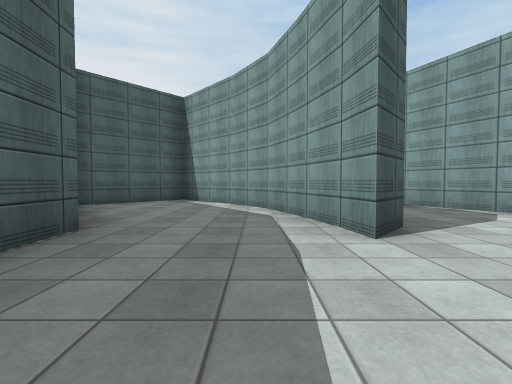
View 1 (above)

14 first-person views from a walk through a scene from a Unity 3-D project. The camera is 1.2 m above the floor, tilts 2° down and sees 85° across. The floor is counted in squares, 2.78 m on a side. Each view is taken from the middle of a square. On the plan, view 1 faces up. The plan holds only what a view shows up to about 9 squares ahead; the rest is blank. The place goes on beyond the plan. The player is left out. Surface patterns are stand-ins for the level's own textures.

View 2
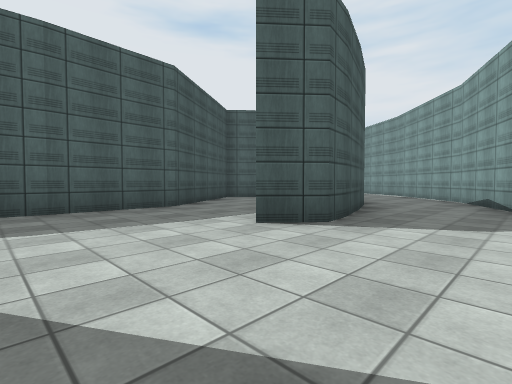

View 3
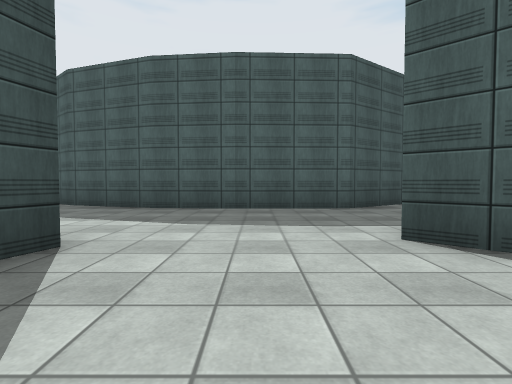

View 4
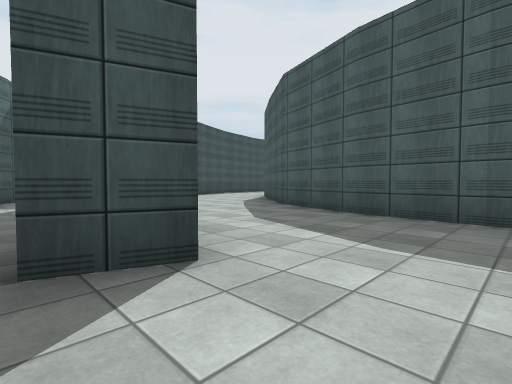

View 5
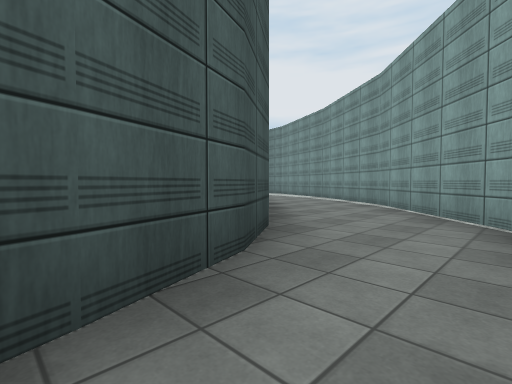

View 6
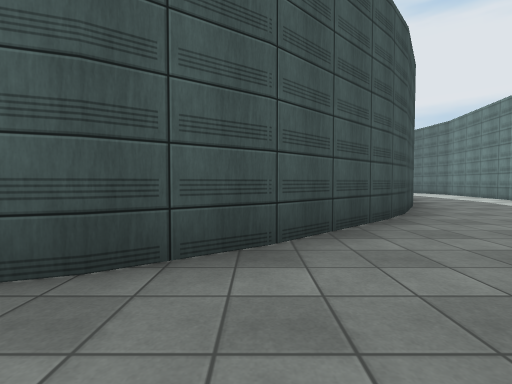

View 7
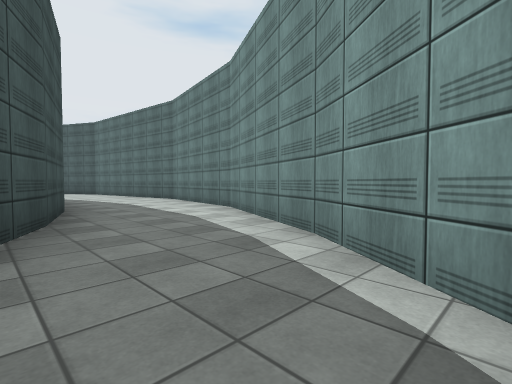

View 8
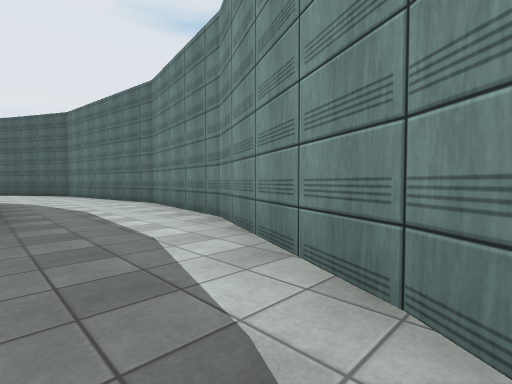

View 9
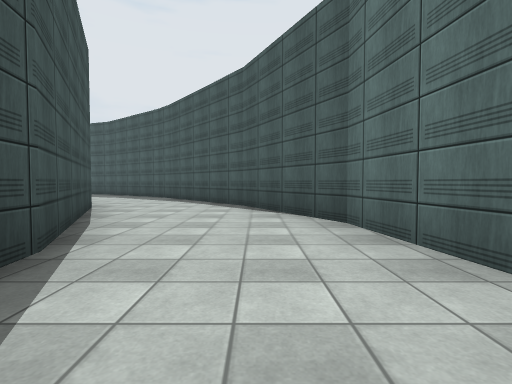

View 10
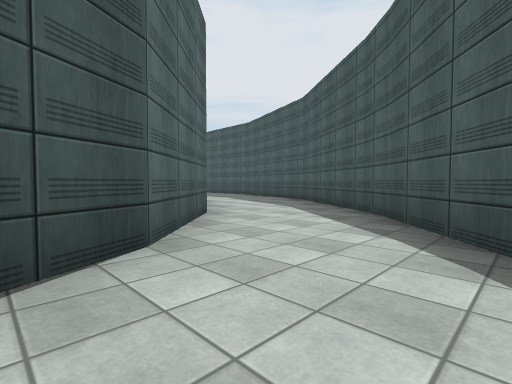

View 11
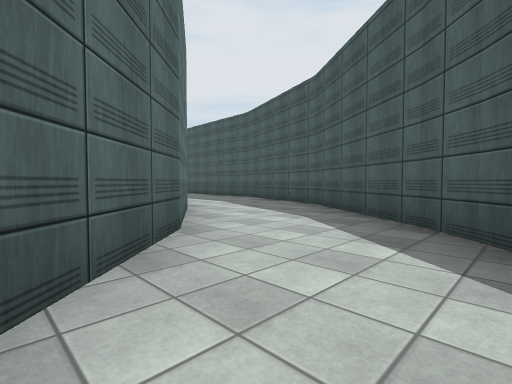

View 12
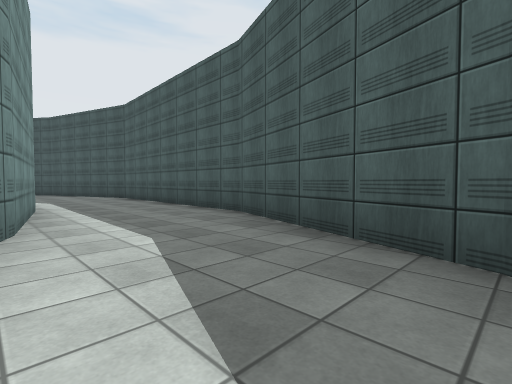

View 13
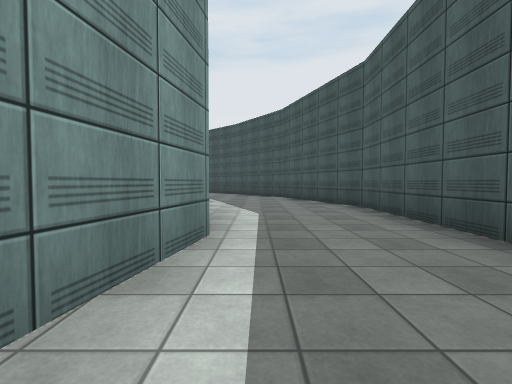

View 14
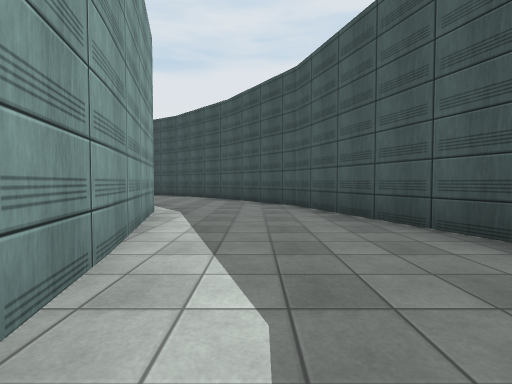

### Floor plan
Points are (right, up) in squares from view 1. A wall is a line through its corners. A room is listed if a view was taken in it or the views show most of it. See-through windows are left out.
Room 1 (views 1, 2, 3, 4, 5, 6)
walls: (0.8, 2.6) (0.3, 4.4) (-0.4, 5.5); (1.3, 3.4) (1.4, 2.7) (0.9, 2.1) (0.8, 2.7); (1.1, -0.3) (2, -0.6); (-1.6, 0.7) (-1.7, -0.8); (3.6, 3.8) (1.8, 7.5); (0.7, 5.3) (1.4, 3.3); (-0.4, 5.4) (-1.8, 7) (-3.3, 5.2) (-1.6, 2.6) (-1.6, 0.6); (-1.7, -0.6) (-2.2, -2.5); (0.1, 6.1) (0.8, 5.1)
ways out: opening at (1, 6) to room 2; opening at (-1, -3); gap at (2, -1)
Room 2 (views 7, 8)
walls: (-1.3, 7.6) (0.1, 6.1); (-0.1, 9.5) (-2.4, 11.1); (-1.9, 8.1) (-1.2, 7.5); (1.9, 7.4) (-0.2, 9.6); (-3, 8.9) (-1.8, 8)
ways out: opening at (1, 6) to room 1; opening at (-2, 10) to room 8
Room 3 (view 9)
walls: (-7.5, 12.6) (-11.9, 12); (-6, 9.9) (-4.3, 9.5); (-4.7, 12.1) (-7.6, 12.6)
ways out: opening at (-11, 11) to room 4; opening at (-4, 11) to room 8
Room 4 (view 10)
walls: (-12.3, 8.9) (-10.6, 9.7); (-11.9, 12) (-14.2, 10.7)
ways out: opening at (-11, 11) to room 3; opening at (-13, 10) to room 5
Room 5 (view 11)
walls: (-13.8, 8.2) (-12.3, 8.9); (-14.1, 10.8) (-16.6, 8.7)
ways out: opening at (-13, 10) to room 4; opening at (-15, 9) to room 6
Room 6 (view 12)
walls: (-15.4, 6.6) (-13.8, 8.2); (-17, 8.3) (-18.8, 5.9); (-16.5, 8.8) (-17.1, 8.1); (-16.5, 4.9) (-15.3, 6.8)
ways out: opening at (-15, 9) to room 5; opening at (-17, 6)
Room 7 (views 13, 14)
walls: (-16.6, -4.2) (-17.3, -0.6); (-17.6, 0.7) (-17.2, 3.1); (-19.4, 4) (-19.8, 2.9) (-19.9, -1.9) (-18.7, -5.1) (-17.3, -7.1)
ways out: opening at (-18, 3); opening at (-16, -7)
Room 8 (no view inside)
walls: (-4.5, 9.5) (-3.6, 9.1); (-2.3, 11) (-4.8, 12.1)
ways out: opening at (-2, 10) to room 2; opening at (-4, 11) to room 3

Positions as (right, up) in squares from view 1, and headings:
1: (0, 0), facing up
2: (3, 0), facing up-left
3: (3, 1), facing left
4: (2, 1), facing down-left
5: (2, 4), facing up-left
6: (2, 6), facing left
7: (-1, 9), facing up-left
8: (-2, 10), facing up-left
9: (-9, 11), facing left
10: (-13, 10), facing down-left
11: (-14, 9), facing down-left
12: (-17, 6), facing down-left
13: (-18, 3), facing down
14: (-18, 0), facing down
